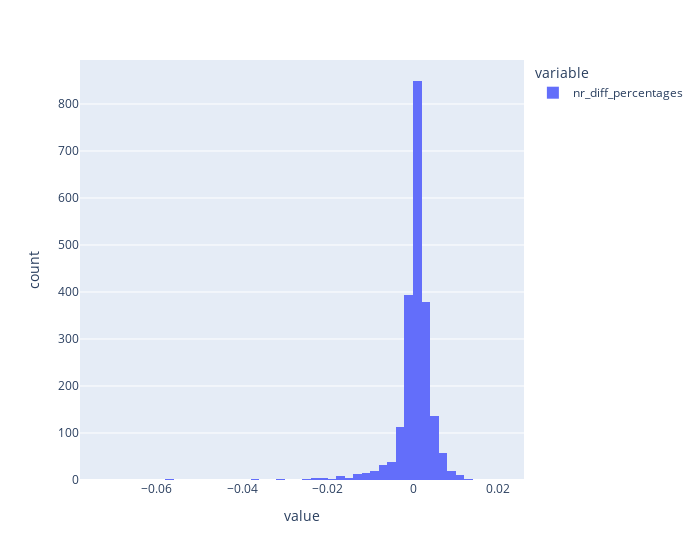

The notebook cell this image was saved under:
### Markdown cell above
We visualize to get a more clear view

### Code cell
fig = px.histogram(df_merged["nr_diff_percentages"] ,width=700,nbins=100)#,range_x=[-50, 200])#,nbins=3000)
fig.show()

### Figure 1 — Plotly figure (JSON) as saved in the notebook; plotly's stock layout.template omitted (floating-point values rounded to 4 significant figures; data arrays with more than 128 entries replaced by an {"elided": "..."} marker saying what was removed)
{"data": [{"alignmentgroup": "True", "bingroup": "x", "hovertemplate": "variable=nr_diff_percentages<br>value=%{x}<br>count=%{y}<extra></extra>", "legendgroup": "nr_diff_percentages", "marker": {"color": "#636efa", "pattern": {"shape": ""}}, "name": "nr_diff_percentages", "nbinsx": 100, "offsetgroup": "nr_diff_percentages", "orientation": "v", "showlegend": true, "type": "histogram", "x": {"elided": "2154 float values"}, "xaxis": "x", "yaxis": "y"}], "layout": {"barmode": "relative", "legend": {"title": {"text": "variable"}, "tracegroupgap": 0}, "margin": {"t": 60}, "width": 700, "xaxis": {"anchor": "y", "domain": [0, 1], "title": {"text": "value"}}, "yaxis": {"anchor": "x", "domain": [0, 1], "title": {"text": "count"}}}}
